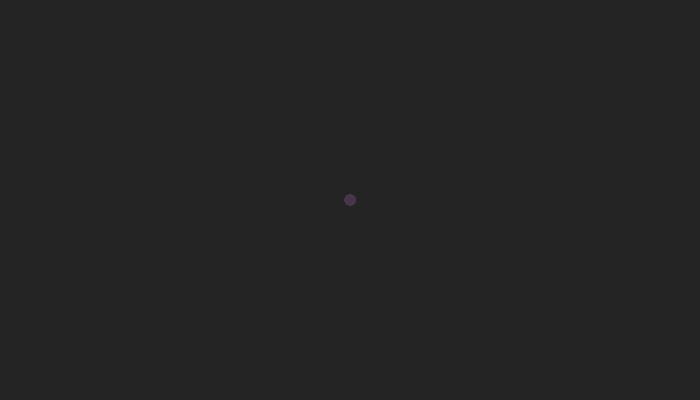
Frame 1 (no input)
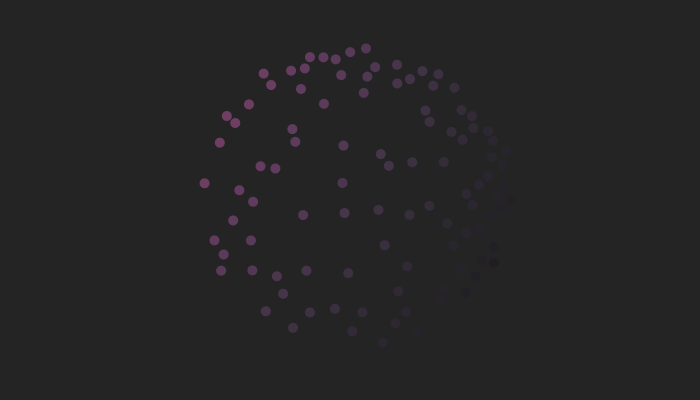
Frame 60 (the mouse pressed at the canvas centre just before this capture)
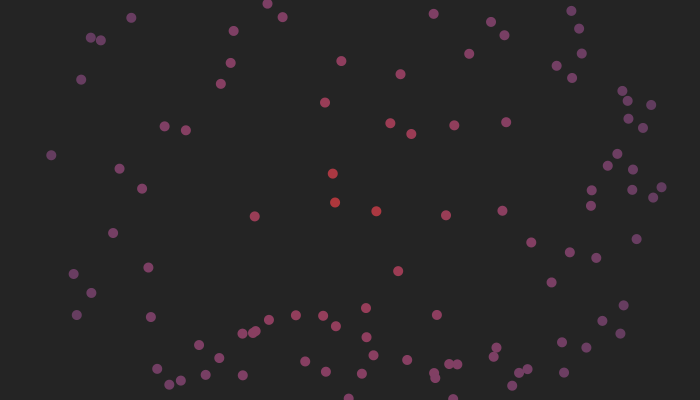
Frame 120 (the mouse held since frame 60 and released just before this capture)

The Processing sketch that drew these frames (run headless with seeded random() and noise(); from frame 60 on, the mouse is pressed at the canvas centre):

// Processing sketch: N06_flocking
// ── N06_flocking.pde
Flock flock;

void setup() {
  size(700, 400);
  smooth();
  noStroke();
  colorMode(HSB, 360, 100, 100);

  flock = new Flock(100);
}

void draw() {
  background(#242424);

  flock.run();
}

// ── Boid.pde
class Boid {
  PVector location;
  PVector velocity;
  PVector acceleration;
  float topSpeed, maxForce;
  float mass;
  float thresh;

  Boid() {
    location = new PVector(width/2, height/2);
    // location = new PVector(random(0, width), random(0, height));
    velocity = new PVector(random(-0.5, 0.5), random(-0.5, 0.5));
    acceleration = new PVector(0, 0);
    topSpeed = 3;
    maxForce = 0.5;
    mass = 5;
    thresh = mass * 2;
  }

  void update() {
    velocity.add(acceleration);
    velocity.limit(topSpeed);
    location.add(velocity);
    acceleration.mult(0);
  }

  void flock(ArrayList<Boid> boids) {
    PVector separate = separate(boids);
    PVector align = align(boids);
    PVector cohesion = cohesion(boids);
    PVector seekMouse = seek(new PVector(mouseX, mouseY));

    separate.mult(1.5);
    align.mult(1);
    cohesion.mult(1);
    seekMouse.mult(0.1);

    applyForce(separate);
    applyForce(align);
    applyForce(cohesion);
    applyForce(seekMouse);
  }

  void display() {
    PVector mouse = new PVector(mouseX, mouseY);

    float mouseDistance = PVector.dist(mouse, location);
    float hue = map(mouseDistance, 0, width, 360, 240);
    float b = map(mouseDistance, 0, width, 70, 0);

    fill(hue, b, b);
    ellipse(location.x, location.y, mass*2, mass*2);
  }

  void applyForce(PVector force) {
    PVector f = PVector.div(force, mass);
    acceleration.add(f);
  }

  PVector seek(PVector target) {
    PVector desired = PVector.sub(target, location);
    desired.normalize();
    desired.mult(topSpeed);

    PVector steer = PVector.sub(desired, velocity);
    steer.limit(maxForce);
    return steer;
  }

  PVector arrive(PVector target) {
    PVector desired = PVector.sub(target,location);

    float d = desired.mag();
    desired.normalize();

    if (d < 100) {
      float m = map(d, 0, 100, 0, topSpeed);
      desired.mult(m);
      } else {
        desired.mult(topSpeed);
      }

      PVector steer = PVector.sub(desired, velocity);
      steer.limit(maxForce);
      return steer;
  }

  PVector separate(ArrayList<Boid> boids) {
    float desiredSeparation = thresh;
    PVector average = new PVector();
    int count = 0;
    PVector steer = new PVector(0, 0);

    for(Boid other : boids) {
      float d = PVector.dist(location, other.location);

      if ((d > 0) && (d < desiredSeparation)) {
        PVector diff = PVector.sub(location, other.location);
        diff.normalize();
        diff.div(d);
        average.add(diff);
        count++;
      }
    }

    if (count > 0) {
      average.div(count);
      average.normalize();
      average.mult(topSpeed);

      steer = PVector.sub(average, velocity);
      steer.limit(maxForce);
    }

    return steer;
  }

  PVector align(ArrayList<Boid> boids) {
    PVector average = new PVector(0, 0);
    PVector steer = new PVector(0, 0);
    int count = 0;

    for(Boid other: boids) {
      float dist = PVector.dist(other.location, location);

      if ((dist > 0) && (dist < thresh)) {
        average.add(other.velocity);
        count++;
      }
    }

    if (count > 0) {
      average.div(count);
      average.normalize();
      average.mult(topSpeed);
      steer = PVector.sub(average, velocity);
      steer.limit(maxForce);
    }

    return steer;
  }

  PVector cohesion(ArrayList<Boid> boids) {
    PVector average = new PVector(0, 0);
    PVector steer = new PVector(0, 0);
    int count = 0;

    for(Boid other: boids) {
      float dist = PVector.dist(other.location, location);

      if ((dist > 0) && (dist < thresh)) {
        average.add(other.location);
        count++;
      }
    }

    if (count > 0) {
      average.div(count);
      steer.limit(maxForce);
    }

    return steer;
  }

  void checkEdges() {
    if (location.x > width) location.x = 0;
    if (location.x < 0) location.x = width;
    if (location.y > height) location.y = 0;
    if (location.y < 0) location.y = height;
  }
}

// ── Flock.pde
class Flock {
  ArrayList<Boid> boids;

  Flock(int count) {
    boids = new ArrayList<Boid>();
    for (int i = 0; i < count; i++) {
      boids.add(new Boid());
    }
  }

  void addBoid() {
    boids.add(new Boid());
  }

  void run() {
    for(Boid b: boids) {
      b.flock(boids);
      b.update();
      b.checkEdges();
      b.display();
    }
  }
}
